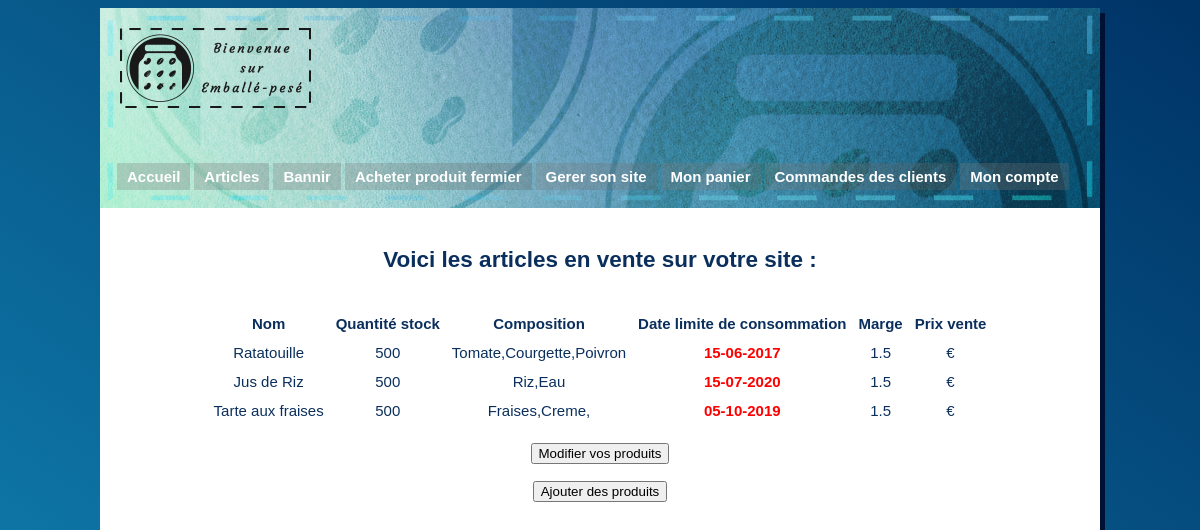
The page /Controller/c_g_product.php on the database its author committed.
### tables this page shows
CREATE TABLE Produit(
  id_produit INT(11) NOT NULL AUTO_INCREMENT,
  Type INT(11) NOT NULL,
  Article INT(11) NOT NULL,
  Nom VARCHAR(45),
  Qte_stock INT(4),
  Stock_mini INT(3),
  Marge FLOAT(4),
  Prix_total FLOAT(6),
  Photo BLOB,
  PRIMARY KEY (id_produit),
  FOREIGN KEY (Type)  REFERENCES Type (id_type) on delete cascade,
  FOREIGN KEY (Article) REFERENCES Article (id_article) on delete cascade
);

CREATE TABLE Article(
  id_article INT(11) NOT NULL AUTO_INCREMENT,
  Composition VARCHAR(45),
  Nom VARCHAR(45),
  DLC DATE,
  Date_crea DATE,
  Prix_achat FLOAT(6),
  Unite ENUM('kilogramme','litre','piece'),
  Label INT(11) NOT NULL,
  Fermier VARCHAR(45),
  Statut ENUM('A vendre', 'Achete', 'Vendu','Partiellement achete'),
  Qte_article INT(4),
  Qte_restantes INT(4),
  Qte_acheter INT(4),
  PRIMARY KEY (id_article),
  FOREIGN KEY (Label) REFERENCES Label (id_label) on delete cascade
);

### Controller/c_g_product.php (called while the page is built, shortened)
<?php
include('../Model/m_g_product.php');
include('../View/v_g_product.php');
?>

### Model/m_g_product.php (called while the page is built, shortened)
<?php
try
{
	$bdd = new PDO('mysql:host=localhost;dbname=emballe_pese;charset=utf8', 'root', 'MonMySQL');
}
catch (Exception $e)
{
	die('Erreur : '. $e->getMessage());
}
$tab =array();
$recov = $bdd->query("SELECT P.Nom, P.Qte_stock, P.Stock_mini, P.Marge, A.Composition, A.Prix_achat,A.DLC, P.id_produit,P.Prix_total
	FROM Produit P JOIN Type T
	ON P.Type = T.id_type
	JOIN Article A
	ON P.Article = A.id_article");
?>

### View/v_g_product.php (the view, shortened to what this page needs)
<!DOCTYPE html>
<html>
  <head>
    <link rel="stylesheet" type="text/css" href="../Look/style_gerant.css" />
  </head>
  <body>
    <div id="main">
      <div id="header">
        <img id="logo" src="../Look/images/logo_accueil.png">
        <ul>
         <li><a href="../Index_gerant.php">Accueil</a></li>
         <li><a href="../Controller/c_g_product.php">Articles</a></li>
         <li><a href="../Controller/c_g_ban.php">Bannir</a></li>
      	 <li><a href="../Controller/c_g_articles.php">Acheter produit fermier</a></li>
      	   <li><a href="../View/v_g_gerer.php">Gerer son site</a></li>
      	 <li><a href="../Controller/c_g_basket.php">Mon panier</a></li>
      	 <li><a href="../Controller/c_g_confirm_order.php">Commandes des clients</a></li>
         <li><a href="../Controller/c_g_account.php">Mon compte</a></li>
        </ul>
      </div>
      <div id="content">
        <?php
        if(empty($tab)){
          echo "<h2>Vous n'avez pas d'article à vendre pour le moment</h2>";
        } else {
          echo "<h2>Voici les articles en vente sur votre site :</h2></br>
          <table class=\"tab_center\" cellpadding=\"5\">
          <tr><th>Nom</th>
          <th>Quantité stock</th>
          <th>Composition</th>
          <th>Date limite de consommation</th>
          <th>Marge</th>
          <th>Prix vente</th></tr>";
          $today = date("d-m-Y");
          for($i=0;$i<count($tab);$i++){
            echo"<tr><td>".$tab[$i]['Nom']."</td>";
            echo"<td>".$tab[$i]['Qte_stock']."</td>";
			echo"<td>".$tab[$i]['Composition']."</td>";
			$date_fr = strftime('%d-%m-%Y',strtotime($tab[$i]['DLC']));
            if($today < $date_fr)
			{
              echo"<td><b><font color=\"green\">".$date_fr."</font></b></td>";
            }
            else
            {
              echo"<td><b><font color=\"red\">".$date_fr."</font></b></td>";
            }
            echo"<td>".$tab[$i]['Marge']."</td>";
            $prix = $tab[$i]['Prix_total'];
            echo"<td>".$prix."€</td></tr>";
          }
        }
          echo "</table>
          </br>
          <form action=\"../Controller/c_g_modify_product.php\">
          <button> Modifier vos produits </button>
          </form>
          <br>
          <form action=\"../Controller/c_g_add_product.php\">
          <button> Ajouter des produits </button>
          </form>";
        ?>
      </div>
    </div>
  </body>
</html>

### Look/style_gerant.css (style rules this page uses)
body { background: linear-gradient(to bottom left, #003366, #1083b2); font-family:Arial, Helvetica, sans-serif; font-size:15px; }
#main { width:1000px; min-height: 100vh; height: auto; margin:auto; background-color:#FFFFFF; box-shadow: 5px 5px #001133; }
#header { width:1000px; height:200px; background:url(images/header_gerant.png) no-repeat center; }
#logo { position:relative; left: 20px; top: 20px; }
ul { display:block; list-style:none; padding:70px 15px; margin:0px; }
ul li a { height:27px; display:block; padding: 0px 10px; margin:2px; float:left; text-decoration:none; text-align:center; color:#fff; font-size:15px; line-height:27px; font-weight: bold; background:url(images/menu_bg.png); }
#content { padding : 20px 50px; text-align: center; color: #0b2f5d; }
h2 { text-align: center; color: #0b2f5d; }
table { margin:auto; }

### rows shown on the page
produit: Nom "Ratatouille", Qte_stock "500", Article.Composition "Tomate,Courgette,Poivron", Article.DLC "15-06-2017", Marge "1.5"
produit: Nom "Jus de Riz", Qte_stock "500", Article.Composition "Riz,Eau", Article.DLC "15-07-2020", Marge "1.5"
produit: Nom "Tarte aux fraises", Qte_stock "500", Article.Composition "Fraises,Creme,", Article.DLC "05-10-2019", Marge "1.5"
